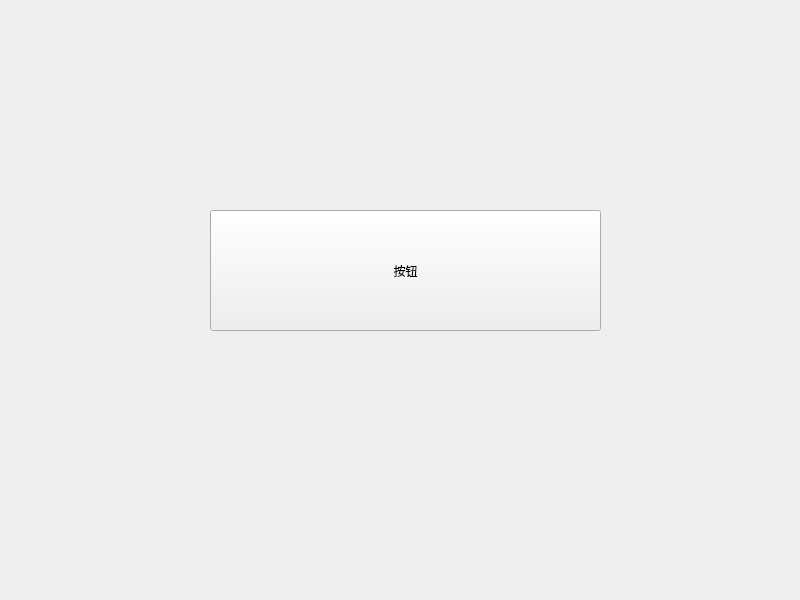
<?xml version="1.0" encoding="UTF-8"?>
<ui version="4.0">
 <class>Widget</class>
 <widget class="QWidget" name="Widget">
  <property name="geometry">
   <rect>
    <x>0</x>
    <y>0</y>
    <width>800</width>
    <height>600</height>
   </rect>
  </property>
  <property name="windowTitle">
   <string>Widget</string>
  </property>
  <widget class="MyPushButton" name="pushButton">
   <property name="geometry">
    <rect>
     <x>210</x>
     <y>210</y>
     <width>391</width>
     <height>121</height>
    </rect>
   </property>
   <property name="text">
    <string>按钮</string>
   </property>
  </widget>
 </widget>
 <customwidgets>
  <customwidget>
   <class>MyPushButton</class>
   <extends>QPushButton</extends>
   <header>mypushbutton.h</header>
  </customwidget>
 </customwidgets>
 <resources/>
 <connections/>
</ui>
